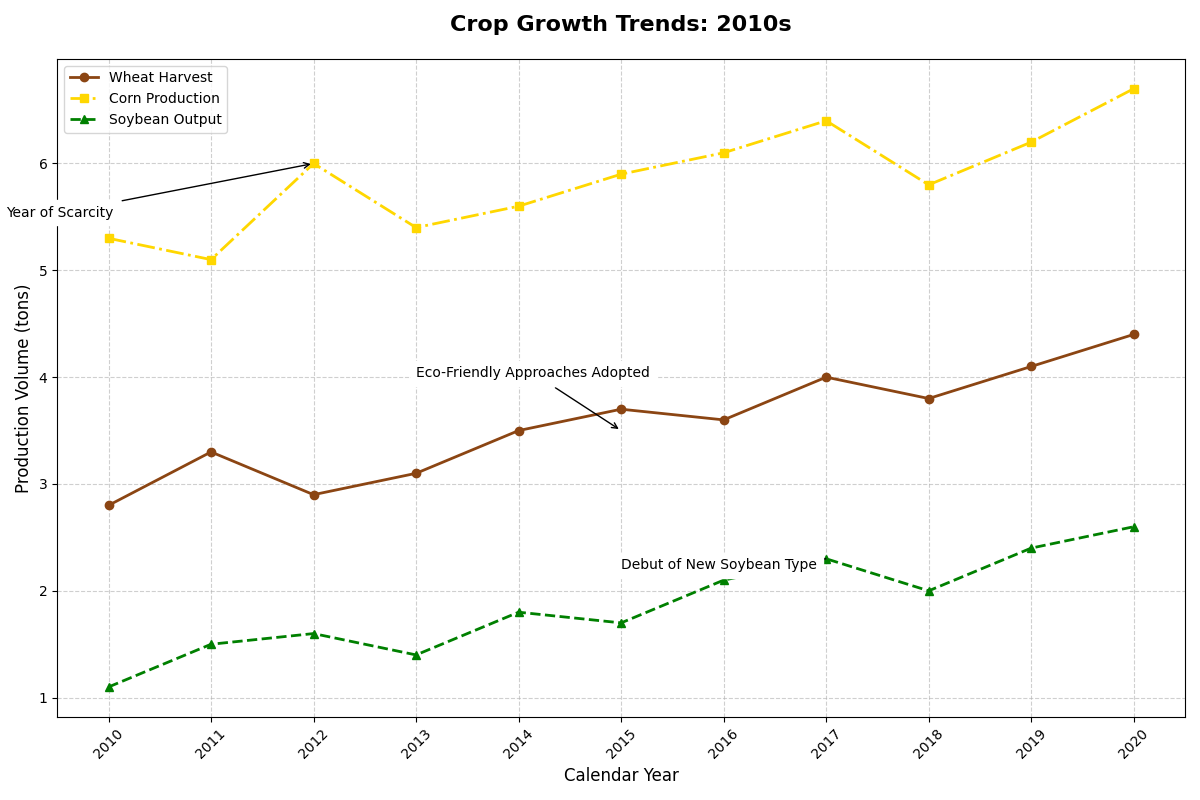

The script that drew this image:
import matplotlib.pyplot as plt
import numpy as np

# Define the years for the x-axis
years = np.arange(2010, 2021)

# Randomly altered crop yield data while maintaining the original structure
wheat_yield = np.array([2.8, 3.3, 2.9, 3.1, 3.5, 3.7, 3.6, 4.0, 3.8, 4.1, 4.4])
corn_yield = np.array([5.3, 5.1, 6.0, 5.4, 5.6, 5.9, 6.1, 6.4, 5.8, 6.2, 6.7])
soybean_yield = np.array([1.1, 1.5, 1.6, 1.4, 1.8, 1.7, 2.1, 2.3, 2.0, 2.4, 2.6])

# Create the line chart
fig, ax = plt.subplots(figsize=(12, 8))

# Plot with distinct markers and lines
ax.plot(years, wheat_yield, label='Wheat Harvest', color='saddlebrown', marker='o', linewidth=2, linestyle='-')
ax.plot(years, corn_yield, label='Corn Production', color='gold', marker='s', linewidth=2, linestyle='-.')
ax.plot(years, soybean_yield, label='Soybean Output', color='green', marker='^', linewidth=2, linestyle='--')

# Title, labels, and legend
ax.set_title('Crop Growth Trends: 2010s', fontsize=16, fontweight='bold', loc='center', pad=20)
ax.set_xlabel('Calendar Year', fontsize=12)
ax.set_ylabel('Production Volume (tons)', fontsize=12)
ax.legend(loc='upper left', fontsize=10, frameon=True)

# Grid lines
ax.grid(True, linestyle='--', alpha=0.6)

# X-axis ticks and rotation
ax.set_xticks(years)
ax.set_xticklabels(years, rotation=45)

# Significant events annotations
ax.annotate('Eco-Friendly Approaches Adopted', xy=(2015, 3.5), xytext=(2013, 4.0),
            arrowprops=dict(facecolor='black', arrowstyle='->'),
            fontsize=10, backgroundcolor='white')
ax.annotate('Year of Scarcity', xy=(2012, 6.0), xytext=(2009, 5.5),
            arrowprops=dict(facecolor='black', arrowstyle='->'),
            fontsize=10, backgroundcolor='white')
ax.annotate('Debut of New Soybean Type', xy=(2017, 2.3), xytext=(2015, 2.2),
            arrowprops=dict(facecolor='black', arrowstyle='->'),
            fontsize=10, backgroundcolor='white')

# Layout adjustment
plt.tight_layout()

# Show the plot
plt.show()
